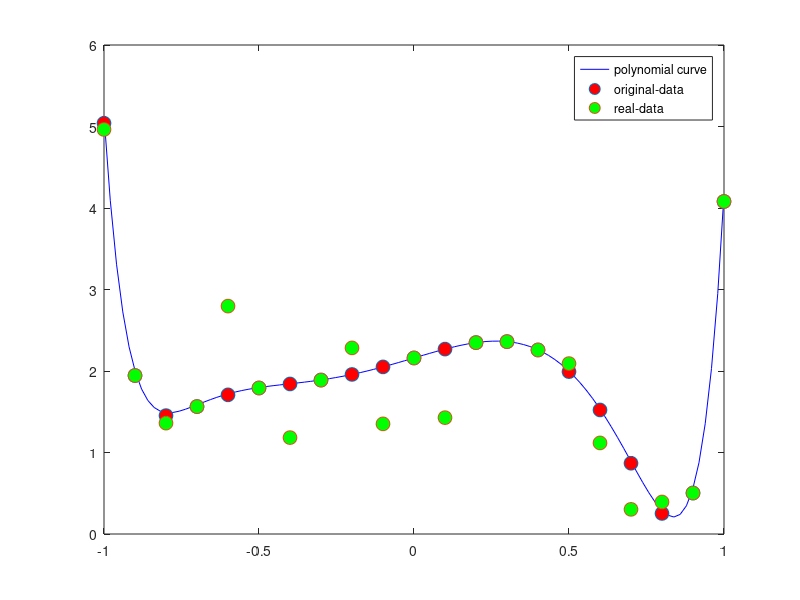

MATLAB code for this plot:
t=-1:0.1:1;
X=[t.^16;t.^15;t.^14;t.^13;t.^12;t.^11;t.^10;t.^9;t.^8;t.^7;t.^6;t.^5;t.^4;t.^3;t.^2;t;ones(1,size(t,2))];
x=[t.^12;t.^7;t.^4;t.^3;t;ones(1,size(t,2))];
y=([6.72 2.25 -4.32 -3.86 1.13 2.16]*x)';
N=length(t);
% plot(t,y,'>');
a=linspace(-1,1,100);
b=6.72*(a.^12)+2.25*(a.^7)-4.23*(a.^4)-3.86*(a.^3)+1.13*a+2.16;
plot(a,b,'b');
hold on;
plot(t, y, 'o', 'MarkerFaceColor', 'r', ...
                                      'MarkerSize', 10);
hold on;
%y=[-4.23 -3.86 2.24 1.13 2.16]*x+rand(1,N)*2;
% for i=1:100
% y=y-randn(1,N);
% y=y+randn(1,N);
% end
idx=randsample(1:N,N,'false');
M=length(idx);
y1=y;
for i=1:M
    y1(idx(i))=y1(idx(i))+rand();
    y1(idx(i))=y1(idx(i))-rand();
end
% idx=randsample(N,N/2,'false');
% for i=1:M
%     y(i)=y(i)-rand();
% end
plot(t,y1, 'o', 'MarkerFaceColor', 'g', ...
                                      'MarkerSize', 10);
legend('polynomial curve','original-data','real-data')